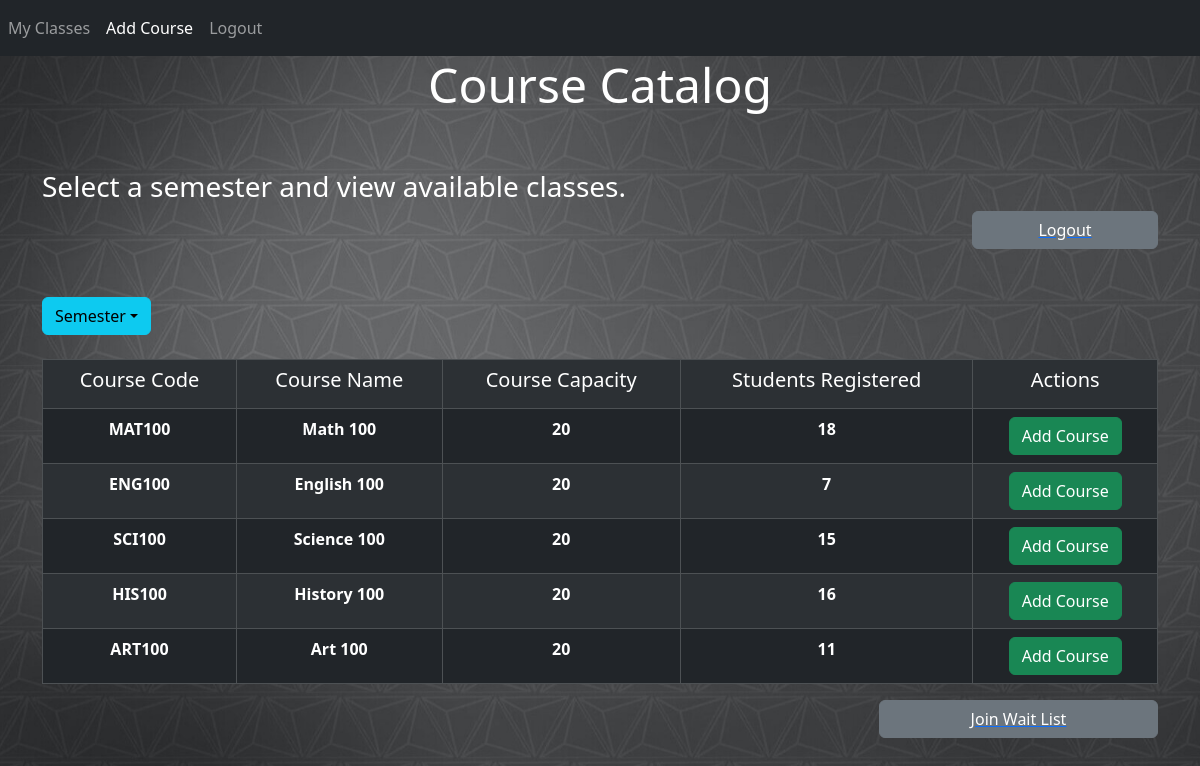
/courselist.php, run on the app's committed database.
### tables this page shows
CREATE TABLE `courses` (
  `id` int(11) NOT NULL,
  `courseCode` varchar(255) DEFAULT NULL,
  `courseName` varchar(255) DEFAULT NULL,
  `courseCapacity` int(11) DEFAULT NULL,
  `courseOccupancy` int(2) NOT NULL
);

### courselist.php (the view, shortened to what this page needs)
<!DOCTYPE html>
<html lang="en">
	<head>
    <link href="https://cdn.jsdelivr.net/npm/bootstrap@5.3.3/dist/css/bootstrap.min.css" rel="stylesheet">
	</head>
  <body>
    <nav class="navbar navbar-expand-lg navbar-dark bg-dark">
      <div class="collapse navbar-collapse" id="navbarSupportedContent">
        <ul class="navbar-nav mr-auto">
          <li class="nav-item">
            <a class="nav-link" href="myclasses.php">My Classes</a>
          </li>
          <li class="nav-item">
            <a class="nav-link active" href="courselist.php">Add Course</a>
          </li>
          <li class="nav-item">
            <a class="nav-link" href="logout.php">Logout</a>
          </li>
        </ul>
      </div>
    </nav>
    <div>
      <h2 class="text-white">
        <center><font size="10">Course Catalog</font></center>
      </h2>
    </div>
    <br>
    <div class="container">
      <div class="col-lg-12">
        <br>
        <div class="row">
          <h3 class="text-white">Select a semester and view available classes.</h3>
		  <a href="logout.php" class="col-lg-12 d-grid gap-2 d-md-flex justify-content-md-end"><button class="btn btn-secondary col-md-2" name="logout">Logout</button></a>
        </div>
        <br><br>
      <div class="dropdown">
        <button class="btn btn-info dropdown-toggle" type="button" id="dropdownMenuButton" data-toggle="dropdown" aria-haspopup="true" aria-expanded="false">Semester</button>
      </div><br>
        <table class="table table-dark table-striped table-hover table-bordered">
          <tr class="text-white">
            <th>
              <h5>Course Code</h5>
            </th>
            <th>
              <h5>Course Name</h5>
            </th>
            <th>
              <h5>Course Capacity</h5>
            </th>
            <th>
              <h5>Students Registered</h5>
            </th>
            <th>
              <h5>Actions</h5>
            </th>
          </tr>
        <?php
          include 'connection.php';
          $q="select * from courses";
          $query = mysqli_query($conn,$q);
          while ($res = mysqli_fetch_array($query)) {
          ?>
        <tr class="text-white">
          <th><?php echo $res['courseCode'] ?></th>
          <th><?php echo $res['courseName'] ?></th>
          <th><?php echo $res['courseCapacity'] ?></th>
          <th><?php echo $res['courseOccupancy'] ?></th>
          <th><a href="" class="text-white"><button class="btn btn-success">Add Course</button></a></th>
        </tr>
        <?php }
          ?>
        </table>
		  <div class="row">
          <a href="courselist.php" class="col-lg-12 d-grid gap-2 d-md-flex justify-content-md-end"><button class="btn btn-secondary col-md-3">Join Wait List</button></a>
		  </div>
      </div>
    </div>
  </body>
</html>

### courselist.php (style rules this page uses)
body { background-image: url("img/main.jpg"); background-size: cover; background-position: center; height: 100vh; }
th { display: table-cell; vertical-align: inherit; font-weight: bold; text-align: center; }

### data on the page
courses: courseCode "MAT100", courseName "Math 100", courseCapacity "20", courseOccupancy "18"
courses: courseCode "ENG100", courseName "English 100", courseCapacity "20", courseOccupancy "7"
courses: courseCode "SCI100", courseName "Science 100", courseCapacity "20", courseOccupancy "15"
courses: courseCode "HIS100", courseName "History 100", courseCapacity "20", courseOccupancy "16"
courses: courseCode "ART100", courseName "Art 100", courseCapacity "20", courseOccupancy "11"
